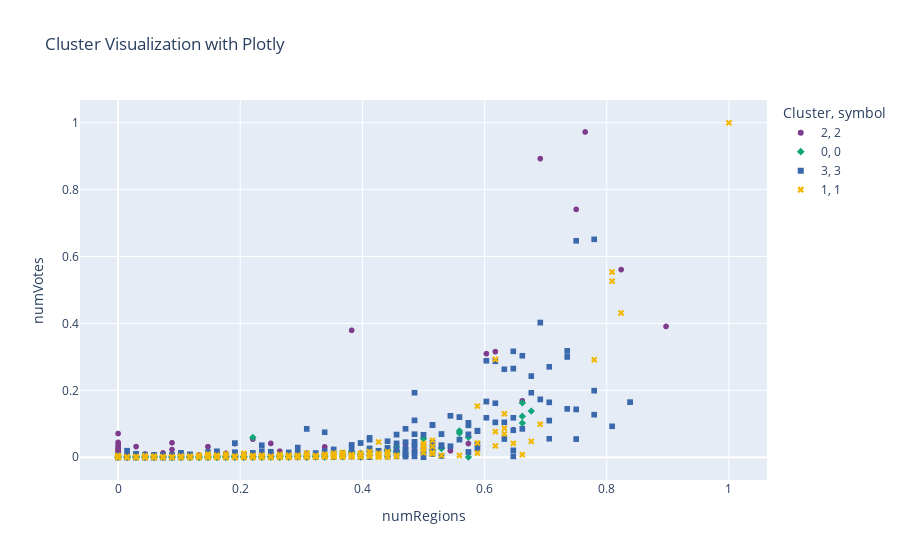

The cell this chart's notebook holds for it:
### Code cell
import plotly.express as px

# Crea il grafico a dispersione interattivo
fig = px.scatter(
    train_data_df, 
    x="numRegions", 
    y="numVotes", 
    color=bkmeans.labels_.astype(str),  # Converti i label a stringa per usarli come categorie
    symbol=bkmeans.labels_.astype(str), # Usa simboli diversi per ogni cluster
    color_discrete_sequence=px.colors.qualitative.Bold,  # Palette colori "bright"
    title="Cluster Visualization with Plotly",
    labels={'startYear': 'startYear', 'popularityIndex': 'Popularity Index', 'color': 'Cluster'},
)

# Mostra il grafico
fig.show()

### Figure 1 — Plotly figure (JSON) as saved in the notebook; plotly's stock layout.template omitted (floating-point values rounded to 4 significant figures; data arrays with more than 128 entries replaced by an {"elided": "..."} marker saying what was removed)
{"data": [{"hovertemplate": "Cluster=2<br>symbol=2<br>numRegions=%{x}<br>numVotes=%{y}<extra></extra>", "legendgroup": "2, 2", "marker": {"color": "rgb(127, 60, 141)", "symbol": "circle"}, "mode": "markers", "name": "2, 2", "showlegend": true, "type": "scattergl", "x": {"elided": "5857 float values"}, "xaxis": "x", "y": {"elided": "5857 float values"}, "yaxis": "y"}, {"hovertemplate": "Cluster=0<br>symbol=0<br>numRegions=%{x}<br>numVotes=%{y}<extra></extra>", "legendgroup": "0, 0", "marker": {"color": "rgb(17, 165, 121)", "symbol": "diamond"}, "mode": "markers", "name": "0, 0", "showlegend": true, "type": "scattergl", "x": {"elided": "1728 float values"}, "xaxis": "x", "y": {"elided": "1728 float values"}, "yaxis": "y"}, {"hovertemplate": "Cluster=3<br>symbol=3<br>numRegions=%{x}<br>numVotes=%{y}<extra></extra>", "legendgroup": "3, 3", "marker": {"color": "rgb(57, 105, 172)", "symbol": "square"}, "mode": "markers", "name": "3, 3", "showlegend": true, "type": "scattergl", "x": {"elided": "4574 float values"}, "xaxis": "x", "y": {"elided": "4574 float values"}, "yaxis": "y"}, {"hovertemplate": "Cluster=1<br>symbol=1<br>numRegions=%{x}<br>numVotes=%{y}<extra></extra>", "legendgroup": "1, 1", "marker": {"color": "rgb(242, 183, 1)", "symbol": "x"}, "mode": "markers", "name": "1, 1", "showlegend": true, "type": "scattergl", "x": {"elided": "3766 float values"}, "xaxis": "x", "y": {"elided": "3766 float values"}, "yaxis": "y"}], "layout": {"legend": {"title": {"text": "Cluster, symbol"}, "tracegroupgap": 0}, "title": {"text": "Cluster Visualization with Plotly"}, "xaxis": {"anchor": "y", "domain": [0, 1], "title": {"text": "numRegions"}}, "yaxis": {"anchor": "x", "domain": [0, 1], "title": {"text": "numVotes"}}}}
